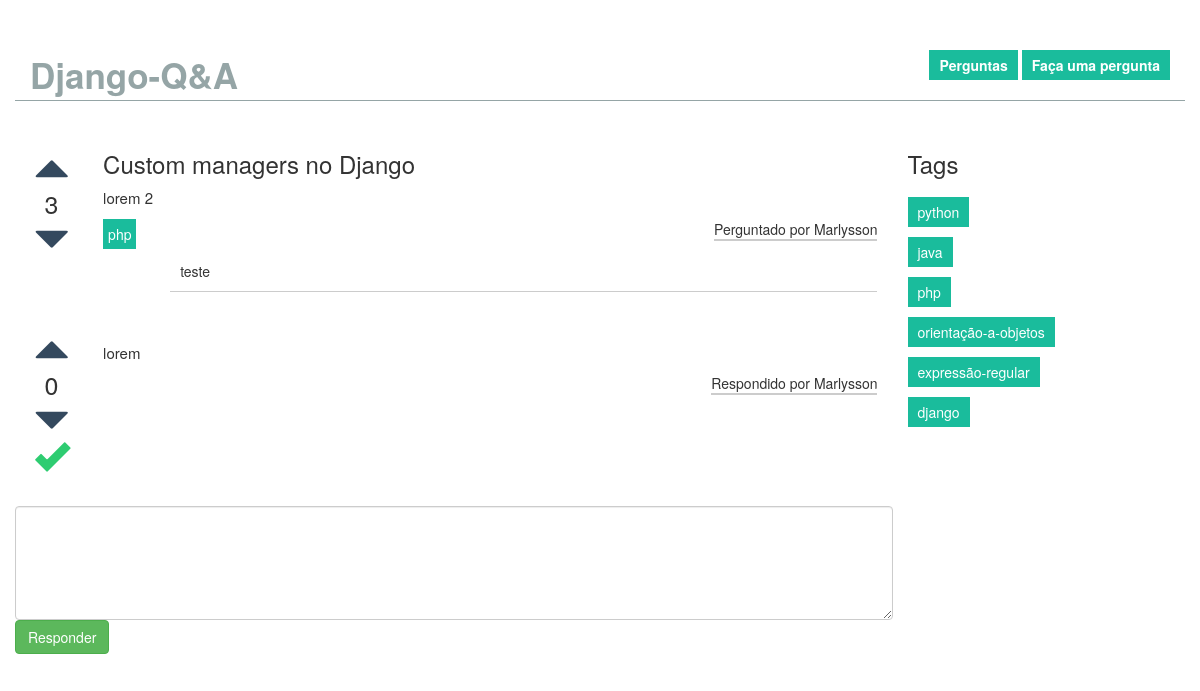
/perguntas/2/respostas/, run on the app's committed database.
### core/models.py (models this page shows, shortened)
class Pergunta(MixinCriacaoEAlteracao):
	titulo = models.CharField(max_length=100,blank=False)
	conteudo = models.TextField(blank=False)
	criada_por = models.ForeignKey(Perfil,related_name="minhas_perguntas",on_delete=models.CASCADE)
	up_votes = models.IntegerField(default=0)
	down_votes = models.IntegerField(default=0)
	tags = models.ManyToManyField('Tag')
	@property
	def all_tags(self):
		return [tag for tag in self.tags.all()]
	@property
	def votos(self):
		return self.up_votes - self.down_votes

class Tag(models.Model):
	nome = models.CharField(max_length=20)
	@property
	def slugfy(self):
		return self.nome.lower().replace(" ","-")

class Perfil(models.Model):
	usuario = models.OneToOneField(settings.AUTH_USER_MODEL)
	data_nascimento = models.DateField(blank=False,null=False)
	biografia = models.TextField(blank=True)
	avatar = models.ImageField(upload_to="fotos",blank=True,null=True)
	pontos = models.IntegerField(default=0,blank=True,null=True)
	website = models.URLField(blank=True,null=True)

class Comentario(MixinCriacaoEAlteracao):
	conteudo = models.CharField(max_length=200)
	criado_por = models.ForeignKey(Perfil)
	pergunta = models.ForeignKey(Pergunta,related_name="comentarios",on_delete=models.CASCADE)

class Resposta(MixinCriacaoEAlteracao):
	conteudo = models.TextField(blank=False)
	criada_por = models.ForeignKey(Perfil,related_name="minhas_respostas",on_delete=models.CASCADE)
	up_votes = models.IntegerField(default=0)
	down_votes = models.IntegerField(default=0)
	mais_util = models.BooleanField(default=False)
	pergunta = models.ForeignKey(Pergunta,related_name="respostas",on_delete=models.CASCADE)
	@property
	def is_util(self):
		return self.mais_util
	@property
	def votos(self):
		return self.up_votes - self.down_votes

### core/views.py (the view)
# urls.py: url(r'^perguntas/(?P<id_pergunta>[0-9]+)/respostas/$',views.respostas,name="detalhes"),
def respostas(request,id_pergunta):
	pergunta = Pergunta.objects.get(pk=id_pergunta)
	respostas = Resposta.objects.filter(pergunta=id_pergunta)
	tags = Tag.objects.all()
	comentarios = pergunta.comentarios.all()
	dados = {"respostas":respostas,
			"pergunta":pergunta,
			"tags":tags,
			"comentarios":comentarios
	}
	return render(request,"listagem_respostas.html",dados)

### core/templates/listagem_respostas.html (shortened to what this page needs)
{% extends 'base.html' %}
{% block conteudo %}
	<div class="box-content">
		<div class="row">
			<div class="col-lg-1 container-votos">
				<a href="" class="glyphicon glyphicon-triangle-top icon-up"></a>
				<p class="total_votos">{{ pergunta.votos }}</p>
				<a href="" class="glyphicon glyphicon-triangle-bottom icon-down"></a>
			</div>
			<div class="col-lg-11">
				<h3 class="titulo">{{ pergunta.titulo }}</h3>
				<p class="conteudo-pergunta">{{ pergunta.conteudo }}</p>
				<div class="bottom-container">
					<ul class="tags">
						{% for tag in pergunta.all_tags %}
							<li class="tag"><a href="">{{ tag.slugfy }}</a></li>
						{% endfor %}
					</ul>
					<p class="autor">Perguntado por {{ pergunta.criada_por.usuario}}</p>
				</div>
				<div class="row">
					<ul class="comentarios col-lg-11 col-lg-offset-l1 pull-right">
						{% for comentario in comentarios %}
							<li class="comentario">{{ comentario.conteudo }}</li>
						{% endfor %}
					</ul>
				</div>
			</div>
		</div>
	</div>
	{% for resposta in respostas %}
	<div class="box-content">
		<div class="row">
			<div class="col-lg-1 container-votos">
				<a href="" class="glyphicon glyphicon-triangle-top icon-up"></a>
				<p class="total_votos">{{ resposta.votos}}</p>
				<a href="" class="glyphicon glyphicon-triangle-bottom icon-down"></a>
				{% if resposta.is_util %}
					<a href=""><span class="glyphicon glyphicon-ok icon-util checked"></span></a>
				{% else %}
					<a href="/respostas/{{resposta.id}}/mais_util"><span class="glyphicon glyphicon-ok icon-util"></span></a>
				{% endif%}
			</div>
			<div class="col-lg-11">
				<p class="conteudo-pergunta">{{ resposta.conteudo }} </p>
				<div class="bottom-container">
					<p class="autor">Respondido por {{ resposta.criada_por.usuario}}</p>
				</div>
			</div>
		</div>
	</div>
	{% endfor %}
	<form class="form-resposta row">
		<textarea class="form-control" rows="5"></textarea>
		<div class="botao-submit">
      		<button type="submit" class="btn btn-success">Responder</button>
    	</div>
	</form>
{% endblock %}
{% block left_tags %}
	<h3 class="titulo_tags">Tags</h3>
	<ul class="tags tags_block">
		{% for tag in tags %}
			<li class="tag">
				<a href="">{{tag.slugfy}}</a>
			</li>
		{% endfor %}
	</ul>
{% endblock %}

### core/static/css/estilo.css (style rules this page uses)
* { margin:0;padding:0; }
.tags { display:inline-block; }
.tags li { list-style:none; display:inline-block; }
.tags a { display:block; text-decoration: none; background:#1abc9c; color:#fff; padding:5px; }
.tags_block li { display:block; margin-bottom:10px; }
.tags_block a { padding:5px 10px; display:inline-block; }
.titulo_tags { margin:0; padding-bottom:20px; }
h3.titulo { margin-top:0; }
.box-content { margin-bottom:30px; }
.form-resposta { margin-bottom:50px; }
.container-votos { display:flex; align-items: center; flex-direction: column; }
.total_votos { font-size:25px; margin:0; }
.icon-up , .icon-down , .icon-util { font-size:35px; color:#34495e; text-decoration:none !important; }
.icon-util { color:#ccc; }
.checked { color:#2ecc71; }
.conteudo-pergunta { font-size:15px; text-align:justify; }
.comentarios { list-style: none; }
.comentario { border-bottom:1px solid #ccc; padding:10px; }
.bottom-container { display:block; }
.bottom-container .tags { float:left; }
.bottom-container .autor { float:right; display:inline-block; border-bottom:2px solid #ccc; }
.form-resposta { margin-bottom:10px; }

### data on the page
Pergunta: votos "3", titulo "Custom managers no Django", conteudo "lorem 2", criada_por.usuario "Marlysson"
Tag: slugfy "php"
Comentario: conteudo "teste"
Resposta: votos "0", mais_util True (drawn), conteudo "lorem", criada_por.usuario "Marlysson"
Tag: slugfy "python"
Tag: slugfy "java"
Tag: slugfy "orientação-a-objetos"
Tag: slugfy "expressão-regular"
Tag: slugfy "django"
